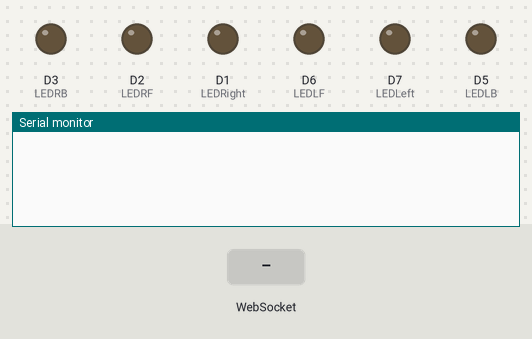
A sketch run on a simulated ESP8266 (NodeMCU). On the bench: output pins drawn as LEDs (lit = HIGH), the last lines printed to the serial monitor. The inputs (shaded band) are chosen by the test bench.

Above: at 1.2 s.
1.3 s: WebSocket text "l" received
At 1.6 s:
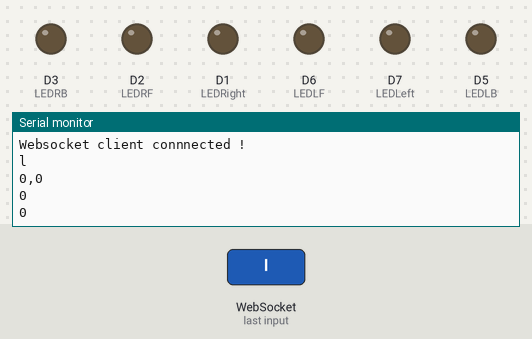
2.8 s: WebSocket text "r" received
At 4.0 s:
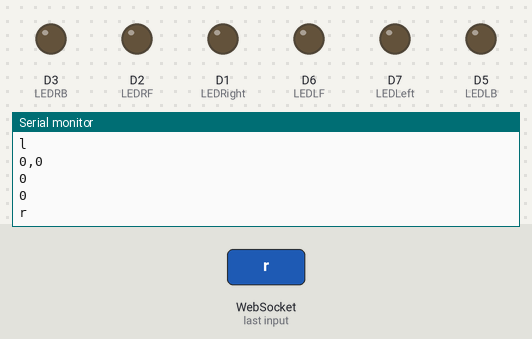

The sketch:

src.ino
```cpp
/*
Here is the code that you need to upload to the Arduino
To use your device as the remote, connect to the SSID, type 192.168.1.1 - the gateway IP address and load the page
*/

#include <ESP8266WiFi.h>
#include <ESP8266WebServer.h>
#include <WebSocketsServer.h>

WebSocketsServer webSocket = WebSocketsServer(81);

//include webpages
#include "CONTROL.h"

/* Put your SSID & PASSWORD */
const char* SSID = "RC Car";  // SSID here
const char* PASSWORD = "12345678";  //Enter PASSWORD here

/* Put IP Address details */
IPAddress staticIP(192,168,1,1);
IPAddress gateway(192,168,1,1);
IPAddress subnet(255,255,255,0);

ESP8266WebServer server(80);

//Left control pins
#define LEDLeft D7
#define LEDLF D6
#define LEDLB D5

unsigned int LEDLeftint = 0; //LEFT value wheel control

bool LEDLFbitA = 0;  //sets direction motor spins variables (refer to L298m H bridge)
bool LEDLFbitB = 0;

//Right control
#define LEDRight D1
#define LEDRF D2
#define LEDRB D3

unsigned int LEDRightint = 0;

bool LEDRFbitA = 0;
bool LEDRFbitB = 0;

void handle_OnConnect();

void setup() {

  // Init Serial - Debug
  Serial.begin(115200);

  // code starts here
  //set pins to outputs
  //Left motor pins
  pinMode(LEDLeft, OUTPUT);
  pinMode(LEDLF, OUTPUT);
  pinMode(LEDLB, OUTPUT);

  //Right motor pins
  pinMode(LEDRight, OUTPUT);
  pinMode(LEDRF, OUTPUT);
  pinMode(LEDRB, OUTPUT);


  //set up wifi stuff
  WiFi.softAP(SSID, PASSWORD, 6, false, 1);
  WiFi.softAPConfig(staticIP, gateway, subnet);

  //sets up what server does at each url
  server.on("/", handle_OnConnect);

  server.onNotFound(handle_NotFound);
  server.begin(); //start server
  // not required: Serial.println("HTTP server started");

  //websocket stuff
  webSocket.begin();
  webSocket.onEvent(webSocketEvent);

}

void loop() {

  webSocket.loop();
  server.handleClient();

  // setting LED left and right values
  digitalWrite(LEDLF,LEDLFbitA);
  digitalWrite(LEDLB,LEDLFbitB);

  digitalWrite(LEDRF,LEDRFbitA);
  digitalWrite(LEDRB,LEDRFbitB);

  // set PWM values
  analogWrite(LEDLeft, LEDLeftint);
  analogWrite(LEDRight, LEDRightint);

  if(WiFi.softAPgetStationNum()==0){
    LEDLeftint = 0;
    LEDRightint = 0;
  }
}

void handle_OnConnect(){    /* setup on connect to 192.168.1.1 */
  server.send(200,"text/html", CONTROL);
}

void handle_NotFound(){   /* if connect to not 192.168.1.1*/
  server.sendHeader("Location","/", true);
  server.send(302);
}

void webSocketEvent(uint8_t num, WStype_t type, uint8_t * payload, size_t length)
{
  switch(type)
  {
    case WStype_DISCONNECTED:
      Serial.println("Client disconnnected !"+ num);
      break;

    case WStype_CONNECTED:
      {
        IPAddress ip = webSocket.remoteIP(num);
        Serial.println("Websocket client connnected !");
        // send message to client
        webSocket.sendTXT(num, "Connected");
      }
      break;

    case WStype_TEXT:
      String parse_payload;

      for(int i = 0; i < length;  i++){
        parse_payload.concat((char) payload[i]);
      }

      Serial.println(parse_payload);

      if(String(parse_payload[0]) == "l"){
        int x = parser_x(parse_payload);
        int y = parser_y(parse_payload);

        Serial.print(x); Serial.print(","); Serial.println(y);

        LEDLeftint = abs(x)*200;
        LEDRightint = abs(y)*200;

        Serial.println(LEDLeftint); Serial.println(LEDRightint);

        if(x < 0){
          LEDLFbitA = 0;
          LEDLFbitB = 1;
        }

        else{
          LEDLFbitA = 1;
          if (x == 0) {
            LEDLFbitA = 0;
          }

          LEDLFbitB = 0;
        }


        if(y < 0){
          LEDRFbitA = 0;
          LEDRFbitB = 1;
        }

        else{
          LEDRFbitA = 1;
          if (y == 0) {
            LEDRFbitA = 0;
          }

          LEDRFbitB = 0;
        }
      }
  }
}

int parser_x(String data){
  data.remove(data.indexOf("r"));
  data.remove(data.indexOf("l"),1);
  return data.toInt();
}

int parser_y(String data){
  data.remove(0,data.indexOf("r")+1);
  data.remove(data.indexOf("r"),1);
  return data.toInt();
}
```

CONTROL.h
```cpp
const char CONTROL[] PROGMEM = R"=====(<!DOCTYPE html>
<html>
<head>
<meta name="viewport" content="width=device-width, user-scalable=no">
<style>

.slider {
  -webkit-transform: rotate(-90deg);
  margin: 50% 0% 50% 0%;

}

.center {
  display: flex;
  justify-content: center;
  align-items: center;
  height: 100%;
  top: 100px;
}

</style>
</head>
<body>
<div class="center">
<input type="range" min="-5" max="5" value="0" class="slider" list="ticks" id="left">
<input type="range" min="-5" max="5" value="0" class="slider" list="ticks" id="right">
</div>

<datalist id="ticks">
    <option>-5</option>
    <option>0</option>
    <option>5</option>
</datalist>
</body>

<script>

  var Socket = new WebSocket('ws://' + window.location.hostname + ':81/');
  Socket.onopen = function(){
  Socket.send("Connect ");
  }
  Socket.onmessage = function(e){
  console.log(e.data);}
  function send(x, y){
    Socket.send("l" + x +"r" +y);
  }

  var sliderLeft = document.getElementById("left");
  var sliderRight = document.getElementById("right");

  sliderLeft.onchange=function(){send(sliderLeft.value,sliderRight.value);}
  sliderRight.onchange=function(){send(sliderLeft.value,sliderRight.value);}


  </script>
</html>
)=====";
```

Measured:
- after the input at 1.3 s, the serial monitor: prints a new line at once (image 1)
- after the input at 2.8 s, the serial monitor: prints a new line at once (image 2)
